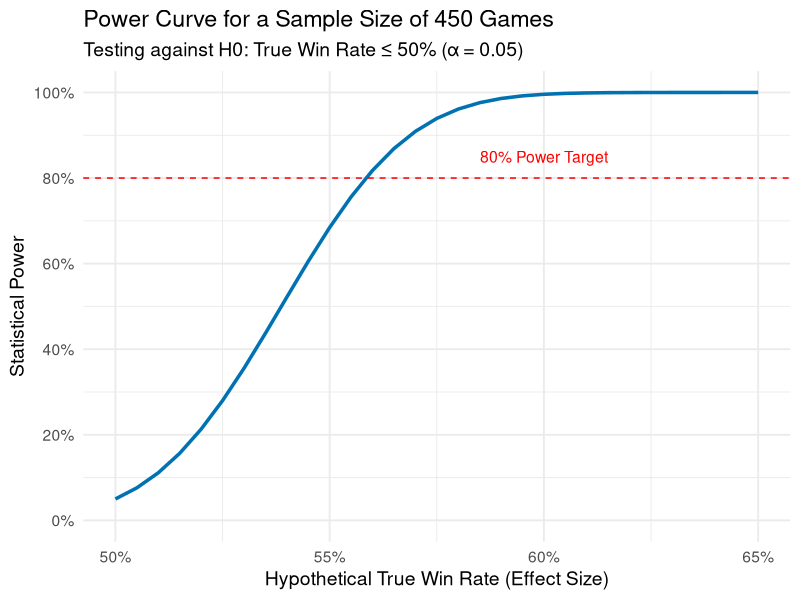

The R script that drew this image:
## 05_POWER_CURVE
##
## Input:  None (parameters are defined in the script)
## Output: An R object 'power_curve' created in memory.
##
## This script generates a power curve, visualizing how statistical power changes
## as the effect size (a player's true win rate) increases for a fixed sample size.

# --------------------------------------------------------------------------
# 1. SETUP & DEFINE PARAMETERS
# --------------------------------------------------------------------------
library(pwr)
library(ggplot2)

# --- Define the fixed parameters for our plot ---
# We use a fixed sample size to see how power changes with effect size.
# This is based on the player with the most data to show our "best case" scenario.
SAMPLE_SIZE <- 450
ALPHA_LEVEL <- 0.05
NULL_HYPOTHESIS_P <- 0.50

# --- Create a sequence of effect sizes to test ---
# We'll generate a smooth curve by testing a range of hypothetical win rates.
p1_effect_sizes <- seq(0.50, 0.65, by = 0.005)


# --------------------------------------------------------------------------
# 2. CALCULATE POWER FOR EACH EFFECT SIZE
# --------------------------------------------------------------------------

# Convert the win rates (p1) to the effect size 'h' needed by the pwr package
h_values <- ES.h(p1 = p1_effect_sizes, p2 = NULL_HYPOTHESIS_P)

# Calculate the power for each effect size 'h' at our fixed sample size
power_results <- pwr.p.test(
  h = h_values,
  n = SAMPLE_SIZE,
  sig.level = ALPHA_LEVEL,
  alternative = "greater"
)

# Create a data frame for plotting the results
plot_data_curve <- data.frame(
  True_Win_Rate = p1_effect_sizes,
  Power = power_results$power
)


# --------------------------------------------------------------------------
# 3. CREATE THE PLOT OBJECT
# --------------------------------------------------------------------------
# This is the final object this "silent engine" script will produce.
power_curve <- ggplot(plot_data_curve, aes(x = True_Win_Rate, y = Power)) +
  geom_line(color = "#0072B2", linewidth = 1.2) +
  
  # Add a horizontal line and label for the standard 80% power target
  geom_hline(yintercept = 0.80, linetype = "dashed", color = "red") +
  annotate("text", x = 0.60, y = 0.85, label = "80% Power Target", color = "red", size = 4) +
  
  # Format axes to be clear and readable
  scale_y_continuous(labels = scales::percent, limits = c(0, 1), breaks = seq(0, 1, 0.2)) +
  scale_x_continuous(labels = scales::percent) +
  
  # Add informative titles and labels
  labs(title = paste("Power Curve for a Sample Size of", SAMPLE_SIZE, "Games"),
       subtitle = paste0("Testing against H0: True Win Rate ≤ ", NULL_HYPOTHESIS_P*100, "% (α = 0.05)"),
       x = "Hypothetical True Win Rate (Effect Size)", 
       y = "Statistical Power") +
  theme_minimal(base_size = 14)
